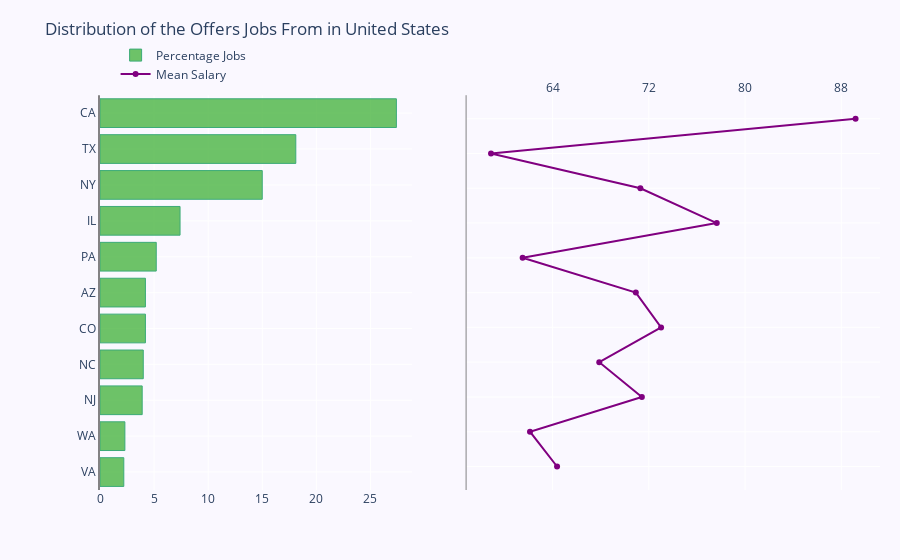

The code cell stored with this chart in its notebook:
### Code cell
# Create two Subplots:
fig_states = make_subplots(rows = 1, cols = 2, specs = [[{},{}]], shared_xaxes = True,
                          shared_yaxes = False, vertical_spacing = 0.001)

fig_states.append_trace(go.Bar(x = df_map2['Jobs Percentage'],
                       y = df_map2['Acronym State'],
                       marker = dict(color = 'rgba(50, 171, 40, 0.7)',
                                    line = dict(color='rgba(60, 171, 120, 1.0)',
                                               width = 1,)
                                    ),
                       name = 'Percentage Jobs',
                       orientation = 'h',
                       ),
                1, 1)

fig_states.append_trace(go.Scatter(x = df_map2['Mean Salary'],
                                  y = df_map2['Acronym State'],
                                  mode = 'lines+markers',
                                  line_color = 'rgb(128, 0, 128)',
                                  name = 'Mean Salary'),
                       1, 2)

fig_states.update_layout(title = 'Distribution of the Offers Jobs From in United States',
                        yaxis = dict(showgrid = True,
                                    showline = True,
                                    showticklabels = True,
                                    linecolor = 'rgba(102,102,102,0.8)',
                                    linewidth = 2,
                                    domain = [0, 0.94],
                                    ),
                        yaxis2 = dict(showgrid = True,
                                     showline = True,
                                     showticklabels = False,
                                     linecolor = 'rgba(102,102,102,0.8)',
                                     linewidth = 1,
                                     domain = [0, 0.94],
                                     ),
                        xaxis = dict(zeroline = False,
                                    showline = False,
                                    showticklabels = True,
                                    showgrid = True,
                                    domain = [0, 0.40],
                                    dtick = 5,
                                    ),
                        xaxis2 = dict(zeroline = False,
                                     showline = False,
                                     showticklabels = True,
                                     showgrid = True,
                                     domain = [0.47, 1],
                                     side = 'top',
                                     dtick =8,
                                     ),
                        legend = dict(x = 0.02, y = 1.07, font_size = 12),
                        margin = dict(l = 100, r = 20, t = 70, b = 70),
                        paper_bgcolor='rgb(250, 248, 255)',
                        plot_bgcolor='rgb(250, 248, 255)',)

fig_states.show()

### Figure 1 — Plotly figure (JSON) as saved in the notebook; plotly's stock layout.template omitted (floating-point values rounded to 4 significant figures)
{"data": [{"marker": {"color": "rgba(50, 171, 40, 0.7)", "line": {"color": "rgba(60, 171, 120, 1.0)", "width": 1}}, "name": "Percentage Jobs", "orientation": "h", "type": "bar", "x": [2.2, 2.3, 3.9, 4.0, 4.2, 4.2, 5.2, 7.4, 15.0, 18.1, 27.4], "xaxis": "x", "y": [" VA", " WA", " NJ", " NC", " CO", " AZ", " PA", " IL", " NY", " TX", " CA"], "yaxis": "y"}, {"line": {"color": "rgb(128, 0, 128)"}, "mode": "lines+markers", "name": "Mean Salary", "type": "scatter", "x": [64.37, 62.12, 71.42, 67.88, 73.02, 70.92, 61.51, 77.65, 71.3, 58.88, 89.19], "xaxis": "x2", "y": [" VA", " WA", " NJ", " NC", " CO", " AZ", " PA", " IL", " NY", " TX", " CA"], "yaxis": "y2"}], "layout": {"legend": {"font": {"size": 12}, "x": 0.02, "y": 1.07}, "margin": {"b": 70, "l": 100, "r": 20, "t": 70}, "paper_bgcolor": "rgb(250, 248, 255)", "plot_bgcolor": "rgb(250, 248, 255)", "title": {"text": "Distribution of the Offers Jobs From in United States"}, "xaxis": {"anchor": "y", "domain": [0, 0.4], "dtick": 5, "showgrid": true, "showline": false, "showticklabels": true, "zeroline": false}, "xaxis2": {"anchor": "y2", "domain": [0.47, 1], "dtick": 8, "showgrid": true, "showline": false, "showticklabels": true, "side": "top", "zeroline": false}, "yaxis": {"anchor": "x", "domain": [0, 0.94], "linecolor": "rgba(102,102,102,0.8)", "linewidth": 2, "showgrid": true, "showline": true, "showticklabels": true}, "yaxis2": {"anchor": "x2", "domain": [0, 0.94], "linecolor": "rgba(102,102,102,0.8)", "linewidth": 1, "showgrid": true, "showline": true, "showticklabels": false}}}
